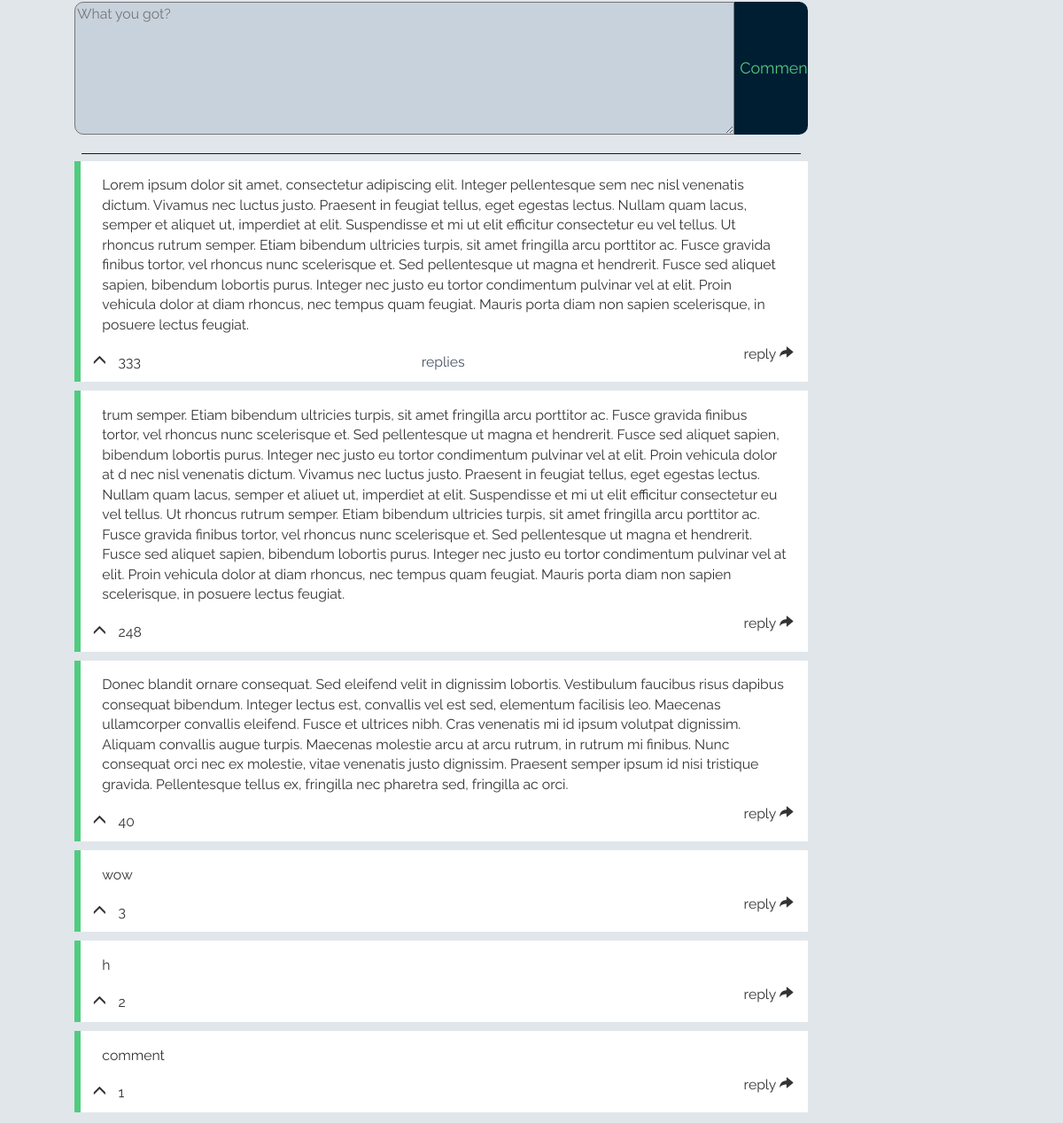
Page /solution/1/ (lower part) on the earlier database version.
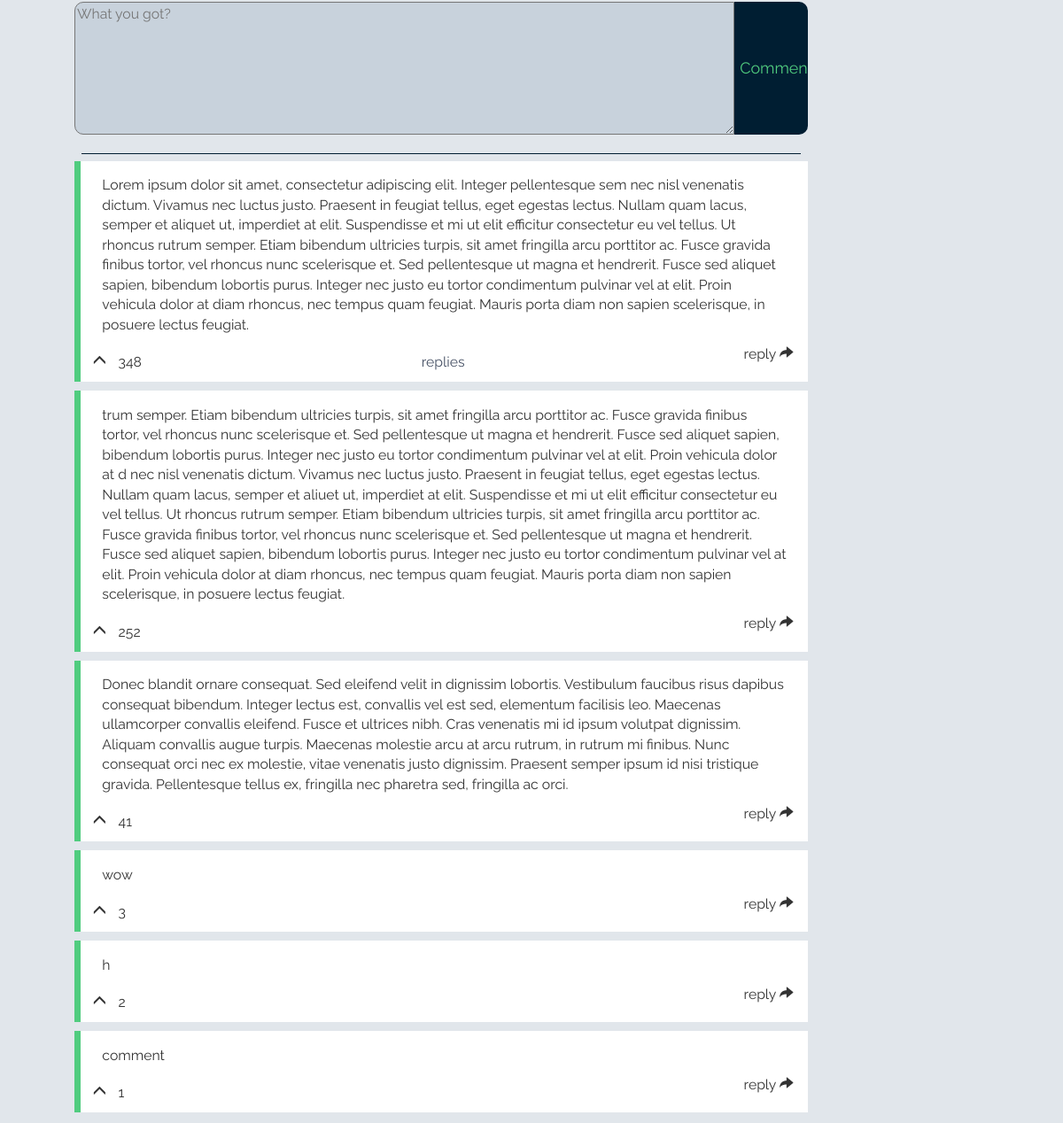
Same page on the later database version.
### solution/models.py (models this page shows, shortened)
class Comment(models.Model):
    module = models.ForeignKey(Module, on_delete=models.CASCADE, null=True, blank=True)
    par_comment = models.ForeignKey('self', on_delete=models.CASCADE, null=True, blank=True, related_name="comkids")
    points = models.IntegerField(default=0)
    content = models.TextField()
    class Meta:
        ordering = ['-points']

### solution/views.py (the view)
# urls.py: path('solution/<int:mod_pk>/', views.post),
def post(request, mod_pk):
    modules = Module.objects.all()
    current_module = Module.objects.get(pk=mod_pk)
    return render(request, 'solve.html', {'modules': modules, 'sections': current_module.section_set.all(), 'comments': current_module.comment_set.all(), 'current_module': current_module,})

### solution/templatetags/solution_extras.py (called while the page is built)
@register.inclusion_tag('comChildren.html')
def com_children_tag(comment):
    children = comment.comkids.all
    return {'children': children}

### solution/templates/solve.html (shortened to what this page needs)
<!DOCTYPE HTML>
<html lang="en">
<head>
  <link rel="stylesheet" href="https://maxcdn.bootstrapcdn.com/bootstrap/3.3.7/css/bootstrap.min.css">
  <link rel="stylesheet" type="text/css" href="/static/css/solve.css"></link>
  {% load solution_extras %}
</head>
<body>
  <div id="com_wrap">
    <div class="comments">
      <form method="POST" action="/solution/{{ current_module.pk }}/" id="comment_form" module="{{ current_module.pk }}">
        <textarea name="new_comment" id="comment_area" placeholder="What you got?"></textarea>
        <input type="submit" value="Comment" id="comment_submit">
      </form>
      <hr>
      {% for comment in comments %}
        <div class="comm" id="com_{{ comment.pk }}" pkid="{{ comment.pk }}">
          <p class="comment_text" pkid="{{ comment.pk }}">{{ comment.content }}</p>
          <div class="comment_points_wrap">
            <p class="comment_points">
              <span class="glyphicon glyphicon-menu-up comment_up" id="up{{ comment.pk }}"pkid="{{ comment.pk }}"></span>
            </p>
            <p class="comment_points" id="compoints_{{ comment.pk }}">{{ comment.points }}</p>
          </div>
          <div class="expand_wrap" pkid="{{ comment.pk }}">
          {% if comment.comkids.count > 0 %}
              <p class="expandable">replies</p>
          {% endif %}
          </div>
          <div class="reply_wrap" pkid="{{ comment.pk }}">
            <p class="reply">reply <span class="glyphicon glyphicon-share-alt"></span></p>
          </div>
        </div>
      {% endfor %}
    </div>
  </div>
</body>

Differences in the rows shown:
changed Comment (number 1 of 6 on the later page): points "333" → "348"
changed Comment (number 2 of 6 on the later page): points "248" → "252"
changed Comment (number 3 of 6 on the later page): points "40" → "41"
